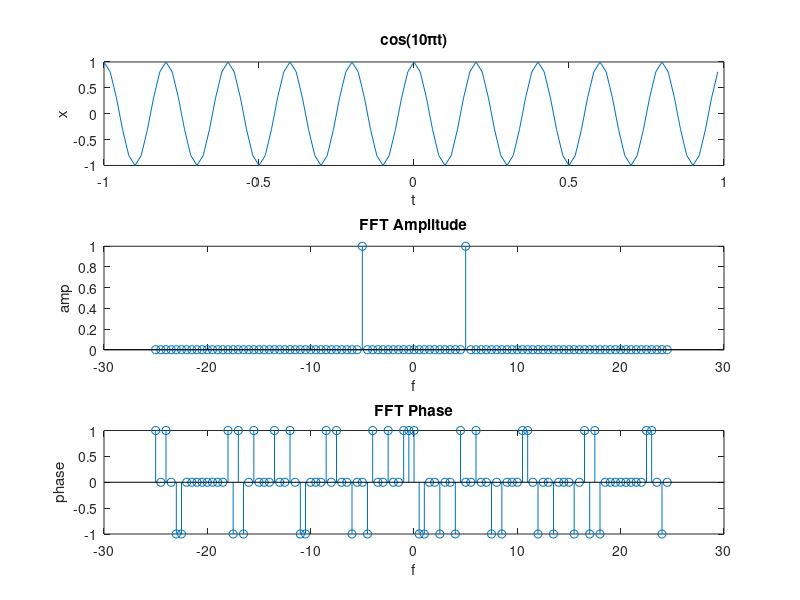

This figure's MATLAB source:
fs = 50;    ts = 1/fs;
tstart = -1; tend = 1;
t = tstart:ts:tend-ts;
x1 = cos(2*pi*5*t);

S = fftshift(fft(x1));
N = length(x1);
F = -fs/2:fs/N:fs/2-fs/N;

subplot(3,1,1)
plot(t,x1) % Signal in Time Domain
title cos(10\pit)
xlabel t; ylabel x

S = S .* (abs(S)>.01*max(abs(S)));
absS = abs(S)/max(abs(S));
subplot(3,1,2)
stem(F, absS) % Amp
title("FFT Amplitude")
xlabel f; ylabel amp

subplot(3,1,3)
stem(F,angle(S)/pi) % Phase
title("FFT Phase")
xlabel f; ylabel phase